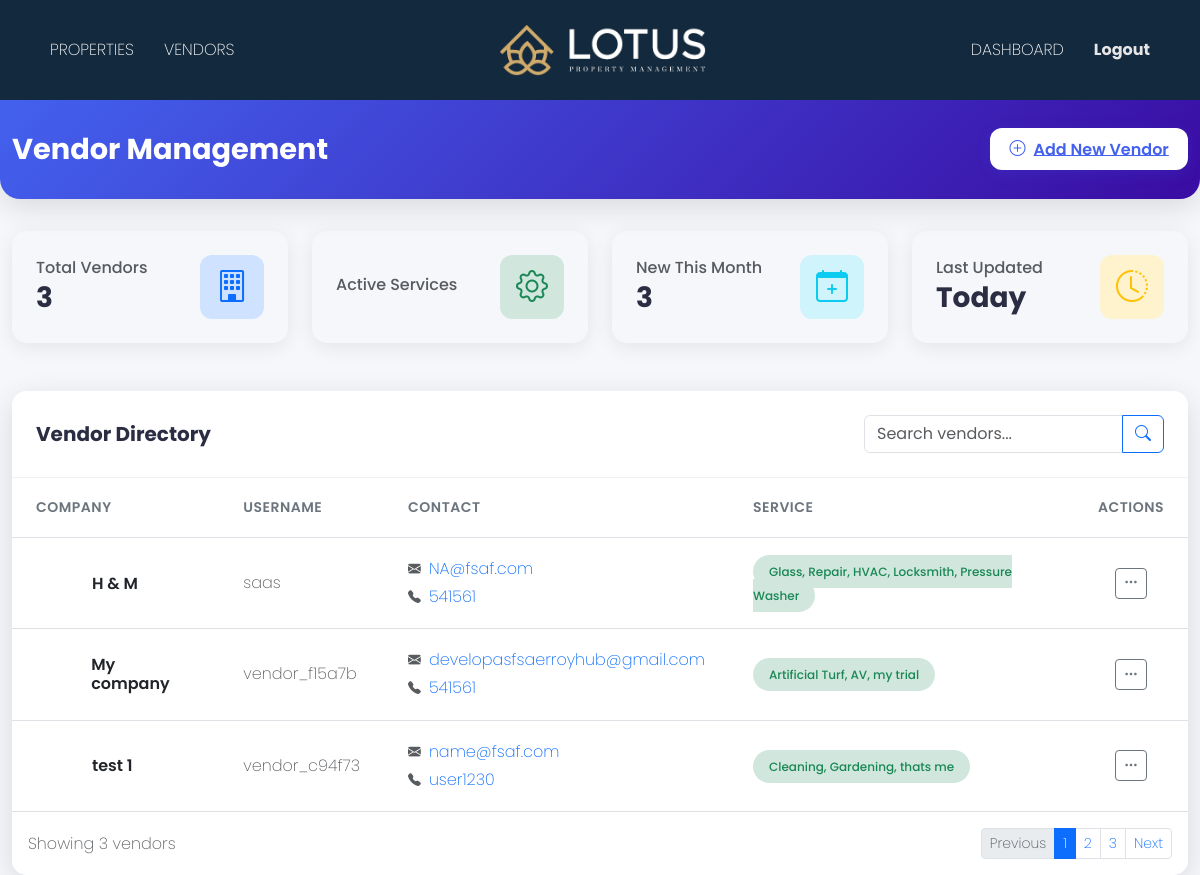
Screenshot of /clientmanager/vendors/ (signed in) with the database file from the repository.
### mainapp/models.py (models this page shows, shortened)
class Vendor(models.Model):
    company_name = models.CharField(max_length=255)
    username = models.CharField(max_length=150)
    address = models.TextField()
    city = models.CharField(max_length=100)
    state = models.CharField(max_length=100)
    zip_code = models.CharField(max_length=20)
    email = models.EmailField()
    phone_number = models.CharField(max_length=15)
    service = models.TextField(blank=True, null=True)

### clientmanager/views.py (the view)
# urls.py: path('vendors/', views.vendor_list, name='vendor_list'),
def vendor_list(request):
    if not request.session.get('manager_id'):
        return redirect('clientmanager:client_login')
    vendors = Vendor.objects.all()
    return render(request, 'clientmanager/vendor/list.html', {'vendors': vendors})

### template/clientmanager/vendor/list.html (shortened to what this page needs)
{% extends 'cmbase.html' %}
{% block content %}
<div class="dashboard-header">
  <div class="container-fluid">
    <div class="row align-items-center">
      <div class="col-md-8">
        <h1 class="dashboard-title">Vendor Management</h1>
      </div>
      <div class="col-md-4 text-md-end mt-3 mt-md-0">
        <a href="{% url 'clientmanager:create_vendor' %}" class="btn-add">
          <i class="bi bi-plus-circle"></i>Add New Vendor
        </a>
      </div>
    </div>
  </div>
</div>
<div class="container-fluid">
  <div class="row mb-4">
    <div class="col-xl-3 col-md-6 mb-4">
      <div class="stats-card">
        <div class="card-body p-4">
          <div class="d-flex justify-content-between align-items-center">
            <div>
              <h6 class="text-muted mb-1">Total Vendors</h6>
              <h3 class="mb-0 fw-bold">{{ vendors|length }}</h3>
            </div>
            <div class="icon bg-primary-subtle text-primary">
              <i class="bi bi-building"></i>
            </div>
          </div>
        </div>
      </div>
    </div>
    <div class="col-xl-3 col-md-6 mb-4">
      <div class="stats-card">
        <div class="card-body p-4">
          <div class="d-flex justify-content-between align-items-center">
            <div>
              <h6 class="text-muted mb-1">Active Services</h6>
            </div>
            <div class="icon bg-success-subtle text-success">
              <i class="bi bi-gear"></i>
            </div>
          </div>
        </div>
      </div>
    </div>
    <div class="col-xl-3 col-md-6 mb-4">
      <div class="stats-card">
        <div class="card-body p-4">
          <div class="d-flex justify-content-between align-items-center">
            <div>
              <h6 class="text-muted mb-1">New This Month</h6>
              <h3 class="mb-0 fw-bold">{{ vendors|dictsortreversed:"id"|slice:":3"|length }}</h3>
            </div>
            <div class="icon bg-info-subtle text-info">
              <i class="bi bi-calendar-plus"></i>
            </div>
          </div>
        </div>
      </div>
    </div>
    <div class="col-xl-3 col-md-6 mb-4">
      <div class="stats-card">
        <div class="card-body p-4">
          <div class="d-flex justify-content-between align-items-center">
            <div>
              <h6 class="text-muted mb-1">Last Updated</h6>
              <h3 class="mb-0 fw-bold">Today</h3>
            </div>
            <div class="icon bg-warning-subtle text-warning">
              <i class="bi bi-clock-history"></i>
            </div>
          </div>
        </div>
      </div>
    </div>
  </div>
  <div class="row">
    <div class="col-12">
      <div class="vendor-card">
        <div class="card-header d-flex justify-content-between align-items-center">
          <h5 class="mb-0 fw-bold">Vendor Directory</h5>
          <div class="input-group" style="max-width: 300px;">
            <input type="text" class="form-control" placeholder="Search vendors..." id="vendorSearch">
            <button class="btn btn-outline-primary" type="button">
              <i class="bi bi-search"></i>
            </button>
          </div>
        </div>
<div class="table-responsive">
    <table class="table vendor-table" id="vendorTable">
      <thead>
        <tr>
          <th>Company</th>
          <th>Username</th>
          <th>Contact</th>
          <th>Service</th>
          <th class="text-center">Actions</th>
        </tr>
      </thead>
      <tbody>
        {% for vendor in vendors %}
        <tr>
          <td>
            <div class="d-flex align-items-center">
              <div class="avatar me-3" style="background-color: hsl({{ vendor.id|add:100|divisibleby:360 }}deg, 80%, 60%)">
              </div>
              <div>
                <h6 class="mb-0 fw-semibold">{{ vendor.company_name }}</h6>
              </div>
            </div>
          </td>
          <td>
            <span class="text-muted">{{ vendor.username }}</span>
          </td>
          <td>
            <div>
              <div class="d-flex align-items-center mb-1">
                <i class="bi bi-envelope-fill text-muted me-2" style="font-size: 0.8rem;"></i>
                <a href="mailto:{{ vendor.email }}" class="text-decoration-none">{{ vendor.email }}</a>
              </div>
              <div class="d-flex align-items-center">
                <i class="bi bi-telephone-fill text-muted me-2" style="font-size: 0.8rem;"></i>
                <a href="tel:{{ vendor.phone_number }}" class="text-decoration-none">{{ vendor.phone_number }}</a>
              </div>
            </div>
          </td>
          <td>
            <span class="badge-service bg-success-subtle text-success">{{ vendor.service }}</span>
          </td>
          <td class="text-center">
            <div class="d-flex justify-content-center">
              <div class="dropdown action-dropdown">
                <button class="btn btn-sm btn-outline-secondary" type="button" onclick="toggleDropdown(event, {{ vendor.id }})">
                  <i class="bi bi-three-dots"></i>
                </button>
              </div>
            </div>
          </td>
        </tr>
        {% endfor %}
      </tbody>
    </table>
  </div>
        {% if vendors %}
        <div class="card-footer bg-white p-3 d-flex justify-content-between align-items-center">
          <div>
            <span class="text-muted">Showing {{ vendors|length }} vendors</span>
          </div>
          <div>
            <nav aria-label="Page navigation">
              <ul class="pagination pagination-sm mb-0">
                <li class="page-item disabled">
                  <a class="page-link" href="#" tabindex="-1" aria-disabled="true">Previous</a>
                </li>
                <li class="page-item active"><a class="page-link" href="#">1</a></li>
                <li class="page-item"><a class="page-link" href="#">2</a></li>
                <li class="page-item"><a class="page-link" href="#">3</a></li>
                <li class="page-item">
                  <a class="page-link" href="#">Next</a>
                </li>
              </ul>
            </nav>
          </div>
        </div>
        {% endif %}
      </div>
    </div>
  </div>
</div>
<link rel="stylesheet" href="https://cdn.jsdelivr.net/npm/bootstrap-icons@1.11.0/font/bootstrap-icons.css">
{% endblock content %}

### template/clientmanager/vendor/list.html (style rules this page uses)
:root { --primary-color: #4361ee; --secondary-color: #3f37c9; --accent-color: #4cc9f0; --success-color: #2ec4b6; --danger-color: #e63946; --light-bg: #f8f9fa; --dark-text: #2b2d42; --card-shadow: 0 8px 30px rgba(0, 0, 0, 0.12); --gradient-bg: linear-gradient(135deg, #4361ee, #3a0ca3); }
body { background-color: #f5f7fa; color: var(--dark-text); font-family: 'Poppins', sans-serif; }
.dashboard-header { background: var(--gradient-bg); padding: 2rem 0; border-radius: 0 0 20px 20px; margin-bottom: 2rem; box-shadow: var(--card-shadow); }
.dashboard-title { color: white; font-weight: 700; margin-bottom: 0; font-size: 1.8rem; }
.stats-card { border-radius: 15px; transition: all 0.3s ease; box-shadow: 0 4px 20px rgba(0, 0, 0, 0.08); border: none; height: 100%; }
.stats-card .icon { font-size: 2rem; width: 64px; height: 64px; display: flex; align-items: center; justify-content: center; border-radius: 12px; }
.vendor-card { background: white; border-radius: 15px; box-shadow: var(--card-shadow); border: none; overflow: hidden; }
.vendor-card .card-header { background: white; border-bottom: 1px solid rgba(0, 0, 0, 0.05); padding: 1.5rem; }
.vendor-table { margin-bottom: 0; }
.vendor-table th { font-weight: 600; font-size: 0.875rem; text-transform: uppercase; letter-spacing: 0.5px; color: #6c757d; padding: 1.2rem 1.5rem; }
.vendor-table td { padding: 1.2rem 1.5rem; vertical-align: middle; }
.vendor-table tr { transition: all 0.2s ease; }
.avatar { width: 40px; height: 40px; border-radius: 10px; display: flex; align-items: center; justify-content: center; font-weight: 600; color: white; font-size: 1rem; }
.badge-service { padding: 0.5rem 1rem; border-radius: 30px; font-weight: 500; font-size: 0.75rem; }
.btn-add { background: white; color: var(--primary-color); border: none; box-shadow: 0 4px 15px rgba(67, 97, 238, 0.15); border-radius: 12px; padding: 0.6rem 1.2rem; font-weight: 600; transition: all 0.3s; }
.btn-add i { margin-right: 0.5rem; }
.action-dropdown { position: relative; }

### rows the page displays
Vendor: company_name "H & M", username "saas", email "NA@fsaf.com", phone_number "541561", service "Glass, Repair, HVAC, Locksmith, Pressure Washer"
Vendor: company_name "My company", username "vendor_f15a7b", email "developasfsaerroyhub@gmail.com", phone_number "541561", service "Artificial Turf, AV, my trial"
Vendor: company_name "test 1", username "vendor_c94f73", email "name@fsaf.com", phone_number "user1230", service "Cleaning, Gardening, thats me"

### other values shown
{{ vendors|length }} "3"
{{ vendors|dictsortreversed:"id"|slice:":3"|length }} "3"
